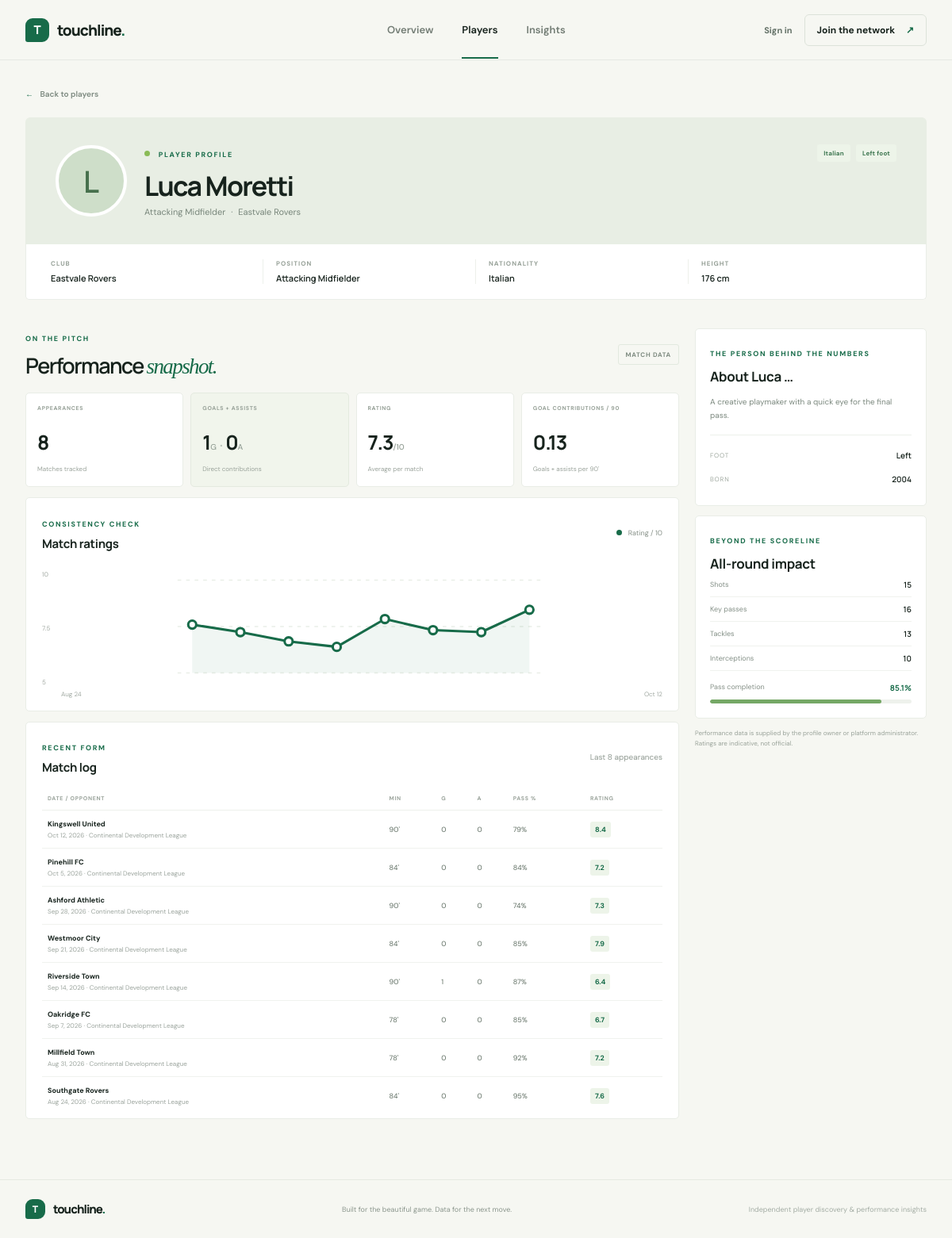
/players/7/, run on the app's committed database.
### players/models.py (models this page shows, shortened)
class Player(models.Model):
    POSITION_CHOICES = [
        ('GK', 'Goalkeeper'),
        ('CB', 'Centre Back'),
        ('LB', 'Left Back'),
        ('RB', 'Right Back'),
        ('DM', 'Defensive Midfielder'),
        ('CM', 'Central Midfielder'),
        ('AM', 'Attacking Midfielder'),
        ('LW', 'Left Winger'),
        ('RW', 'Right Winger'),
        ('ST', 'Striker'),
    ]
    name = models.CharField(max_length=100)
    date_of_birth = models.DateField()
    nationality = models.CharField(max_length=100)
    position = models.CharField(
        max_length=2,
        choices=POSITION_CHOICES
    )
    preferred_foot = models.CharField(
        max_length=10,
        choices=[
            ('Left', 'Left'),
            ('Right', 'Right'),
        ]
    )
    height = models.FloatField(
        help_text="Height in centimeters"
    )
    club = models.CharField(max_length=100)
    profile_image = models.ImageField(
        upload_to='players/',
        blank=True,
        null=True
    )
    bio = models.TextField(
        blank=True
    )
    user = models.OneToOneField(
        settings.AUTH_USER_MODEL,
        on_delete=models.SET_NULL,
        related_name="player_profile",
        blank=True,
        null=True,
    )
    created_at = models.DateTimeField(
        auto_now_add=True
    )

### analytics/models.py (models this page shows, shortened)
class MatchPerformance(models.Model):
    player = models.ForeignKey(
        Player,
        on_delete=models.CASCADE,
        related_name="performances",
    )
    match_date = models.DateField()
    opponent = models.CharField(max_length=100)
    competition = models.CharField(max_length=120, blank=True)
    minutes_played = models.PositiveSmallIntegerField(default=90)
    goals = models.PositiveSmallIntegerField(default=0)
    assists = models.PositiveSmallIntegerField(default=0)
    shots = models.PositiveSmallIntegerField(default=0)
    key_passes = models.PositiveSmallIntegerField(default=0)
    tackles = models.PositiveSmallIntegerField(default=0)
    interceptions = models.PositiveSmallIntegerField(default=0)
    pass_completion = models.FloatField(
        default=0,
        validators=[MinValueValidator(0), MaxValueValidator(100)],
        help_text="Pass completion percentage",
    )
    rating = models.FloatField(
        default=0,
        validators=[MinValueValidator(0), MaxValueValidator(10)],
        help_text="Performance rating out of 10",
    )
    class Meta:
        ordering = ["-match_date", "-id"]
        constraints = [
            models.UniqueConstraint(
                fields=["player", "match_date", "opponent"],
                name="unique_player_match",
            ),
        ]

### players/views.py (the view)
# urls.py: path('<int:player_id>/', views.player_detail, name='player_detail'),
def player_detail(request, player_id):
    player = get_object_or_404(Player, id=player_id)
    performance_query = MatchPerformance.objects.filter(player=player)
    recent_performances = list(
        performance_query.order_by("-match_date", "-id")[:8]
    )
    chart = list(reversed(recent_performances))
    totals = performance_query.aggregate(
        appearances=Count("id"),
        minutes=Sum("minutes_played"),
        goals=Sum("goals"),
        assists=Sum("assists"),
        shots=Sum("shots"),
        key_passes=Sum("key_passes"),
        tackles=Sum("tackles"),
        interceptions=Sum("interceptions"),
        pass_completion=Avg("pass_completion"),
        rating=Avg("rating"),
    )
    minutes = totals["minutes"] or 0
    totals["goal_contributions_per_90"] = (
        ((totals["goals"] or 0) + (totals["assists"] or 0)) * 90 / minutes
        if minutes
        else 0
    )
    chart_points = []
    if chart:
        for index, performance in enumerate(chart):
            x = 12 + (index * 276 / max(len(chart) - 1, 1))
            y = 86 - (max(5, min(performance.rating, 10)) - 5) / 5 * 76
            chart_points.append(
                {
                    "x": round(x, 1),
                    "y": round(y, 1),
                    "rating": performance.rating,
                    "date": performance.match_date,
                    "opponent": performance.opponent,
                }
            )
    return render(
        request,
        'players/player_detail.html',
        {
            "player": player,
            "totals": totals,
            "performances": recent_performances,
            "chart_points": chart_points,
            "chart_line": " ".join(
                f'{point["x"]},{point["y"]}' for point in chart_points
            ),
        },
    )

### players/templates/players/player_detail.html (shortened to what this page needs)
{% extends "base.html" %}
{% block content %}
<section class="profile-hero page-shell">
    <a class="back-link" href="{% url 'player_list' %}"><span aria-hidden="true">←</span> Back to players</a>
    <div class="profile-banner">
        <div class="profile-identity">
            <div class="profile-avatar">{% if player.profile_image %}<img src="{{ player.profile_image.url }}" alt="Portrait of {{ player.name }}">{% else %}<span>{{ player.name|slice:":1" }}</span>{% endif %}</div>
            <div><span class="eyebrow"><span class="eyebrow-dot"></span> PLAYER PROFILE</span><h1>{{ player.name }}</h1><p class="profile-subtitle">{{ player.get_position_display }} <span>·</span> {{ player.club }}</p></div>
        </div>
        <div class="profile-badges"><span class="role-tag">{{ player.nationality }}</span><span class="role-tag">{{ player.get_preferred_foot_display }} foot</span></div>
    </div>
    <div class="profile-facts">
        <div><span>CLUB</span><strong>{{ player.club }}</strong></div><div><span>POSITION</span><strong>{{ player.get_position_display }}</strong></div><div><span>NATIONALITY</span><strong>{{ player.nationality }}</strong></div><div><span>HEIGHT</span><strong>{{ player.height|floatformat:0 }} cm</strong></div>
    </div>
</section>
<section class="profile-content page-shell">
    <div class="profile-main">
        <div class="section-heading compact-heading"><div><span class="eyebrow">ON THE PITCH</span><h2>Performance <em>snapshot.</em></h2></div><span class="data-pill">MATCH DATA</span></div>
        <div class="profile-stat-grid">
            <article class="profile-stat"><span>APPEARANCES</span><strong>{{ totals.appearances|default:0 }}</strong><small>Matches tracked</small></article>
            <article class="profile-stat featured-stat"><span>GOALS + ASSISTS</span><strong>{{ totals.goals|default:0 }}<small>G</small> <i>·</i> {{ totals.assists|default:0 }}<small>A</small></strong><small>Direct contributions</small></article>
            <article class="profile-stat"><span>RATING</span><strong>{% if totals.rating %}{{ totals.rating|floatformat:1 }}{% else %}—{% endif %}<small>/10</small></strong><small>Average per match</small></article>
            <article class="profile-stat"><span>GOAL CONTRIBUTIONS / 90</span><strong>{{ totals.goal_contributions_per_90|floatformat:2 }}</strong><small>Goals + assists per 90'</small></article>
        </div>
        <div class="chart-card">
            <div class="chart-heading"><div><span class="eyebrow">CONSISTENCY CHECK</span><h3>Match ratings</h3></div><span class="chart-legend"><i></i> Rating / 10</span></div>
            {% if chart_points %}
            <div class="rating-chart">
                <div class="chart-y-labels"><span>10</span><span>7.5</span><span>5</span></div>
                <svg viewBox="0 0 300 100" role="img" aria-label="Player match rating trend across their latest matches">
                    <line class="chart-gridline" x1="0" y1="10" x2="300" y2="10"></line><line class="chart-gridline" x1="0" y1="48" x2="300" y2="48"></line><line class="chart-gridline" x1="0" y1="86" x2="300" y2="86"></line>
                    {% if chart_points|length > 1 %}<polyline class="chart-area" points="12,86 {{ chart_line }} 288,86"></polyline><polyline class="chart-line" points="{{ chart_line }}"></polyline>{% endif %}
                    {% for point in chart_points %}<circle class="chart-point" cx="{{ point.x }}" cy="{{ point.y }}" r="3.3"><title>{{ point.opponent }}: {{ point.rating|floatformat:1 }}</title></circle>{% endfor %}
                </svg>
            </div>
            <div class="chart-x-labels">{% for point in chart_points %}<span>{% if forloop.first or forloop.last %}{{ point.date|date:"M j" }}{% endif %}</span>{% endfor %}</div>
            {% else %}<p class="no-chart-data">Add match performances to see rating trends here.</p>{% endif %}
        </div>
        <div class="match-card">
            <div class="chart-heading"><div><span class="eyebrow">RECENT FORM</span><h3>Match log</h3></div><span class="muted-label">Last {{ performances|length }} appearances</span></div>
            {% if performances %}
            <div class="table-scroll"><table><thead><tr><th>DATE / OPPONENT</th><th>MIN</th><th>G</th><th>A</th><th>PASS %</th><th>RATING</th></tr></thead><tbody>
                {% for match in performances %}<tr><td><strong>{{ match.opponent }}</strong><small>{{ match.match_date|date:"M j, Y" }}{% if match.competition %} · {{ match.competition }}{% endif %}</small></td><td>{{ match.minutes_played }}'</td><td>{{ match.goals }}</td><td>{{ match.assists }}</td><td>{{ match.pass_completion|floatformat:0 }}%</td><td><span class="rating-chip">{{ match.rating|floatformat:1 }}</span></td></tr>{% endfor %}
            </tbody></table></div>
            {% else %}<p class="no-chart-data">No match records for this player yet.</p>{% endif %}
        </div>
    </div>
    <aside class="profile-aside">
        <article class="about-card"><span class="eyebrow">THE PERSON BEHIND THE NUMBERS</span><h3>About {{ player.name|truncatewords:1 }}</h3>{% if player.bio %}<p>{{ player.bio|linebreaksbr }}</p>{% else %}<p>This player hasn't added a profile introduction yet. Check back as their story develops.</p>{% endif %}<div class="about-divider"></div><div class="about-footnote"><span>FOOT</span><strong>{{ player.get_preferred_foot_display }}</strong></div><div class="about-footnote"><span>BORN</span><strong>{{ player.date_of_birth|date:"Y" }}</strong></div></article>
        <article class="impact-card"><span class="eyebrow">BEYOND THE SCORELINE</span><h3>All-round impact</h3><div class="impact-row"><span>Shots</span><strong>{{ totals.shots|default:0 }}</strong></div><div class="impact-row"><span>Key passes</span><strong>{{ totals.key_passes|default:0 }}</strong></div><div class="impact-row"><span>Tackles</span><strong>{{ totals.tackles|default:0 }}</strong></div><div class="impact-row"><span>Interceptions</span><strong>{{ totals.interceptions|default:0 }}</strong></div><div class="pass-rate"><span><span>Pass completion</span><strong>{% if totals.pass_completion %}{{ totals.pass_completion|floatformat:1 }}%{% else %}—{% endif %}</strong></span><div class="pass-track"><i style="width: {% if totals.pass_completion %}{{ totals.pass_completion }}{% else %}0{% endif %}%"></i></div></div></article>
        <p class="data-disclaimer">Performance data is supplied by the profile owner or platform administrator. Ratings are indicative, not official.</p>
    </aside>
</section>
{% endblock %}

### data on the page
Player: name "L", name "Luca Moretti", position "Attacking Midfielder", club "Eastvale Rovers", nationality "Italian", preferred_foot "Left", height "176", name "Luca …", bio "A creative playmaker with a quick eye for the final pass.", date_of_birth "2004"
MatchPerformance: date "Aug 24", opponent "Southgate Rovers", match_date "Aug 24, 2026", competition "Continental Development League", minutes_played "84", goals "0", assists "0", pass_completion "95", rating "7.6"
MatchPerformance: date "Oct 12", opponent "Kingswell United", match_date "Oct 12, 2026", competition "Continental Development League", minutes_played "90", goals "0", assists "0", pass_completion "79", rating "8.4"
MatchPerformance: opponent "Pinehill FC", match_date "Oct 5, 2026", competition "Continental Development League", minutes_played "84", goals "0", assists "0", pass_completion "84", rating "7.2"
MatchPerformance: opponent "Ashford Athletic", match_date "Sep 28, 2026", competition "Continental Development League", minutes_played "90", goals "0", assists "0", pass_completion "74", rating "7.3"
MatchPerformance: opponent "Westmoor City", match_date "Sep 21, 2026", competition "Continental Development League", minutes_played "84", goals "0", assists "0", pass_completion "85", rating "7.9"
MatchPerformance: opponent "Riverside Town", match_date "Sep 14, 2026", competition "Continental Development League", minutes_played "90", goals "1", assists "0", pass_completion "87", rating "6.4"
MatchPerformance: opponent "Oakridge FC", match_date "Sep 7, 2026", competition "Continental Development League", minutes_played "78", goals "0", assists "0", pass_completion "85", rating "6.7"
MatchPerformance: opponent "Millfield Town", match_date "Aug 31, 2026", competition "Continental Development League", minutes_played "78", goals "0", assists "0", pass_completion "92", rating "7.2"

### other printed values
{{ totals.appearances|default:0 }} "8"
{{ totals.goals|default:0 }} "1"
{{ totals.assists|default:0 }} "0"
{{ totals.rating|floatformat:1 }} "7.3"
{{ totals.goal_contributions_per_90|floatformat:2 }} "0.13"
{{ performances|length }} "8"
{{ totals.shots|default:0 }} "15"
{{ totals.key_passes|default:0 }} "16"
{{ totals.tackles|default:0 }} "13"
{{ totals.interceptions|default:0 }} "10"
{{ totals.pass_completion|floatformat:1 }} "85.1"
